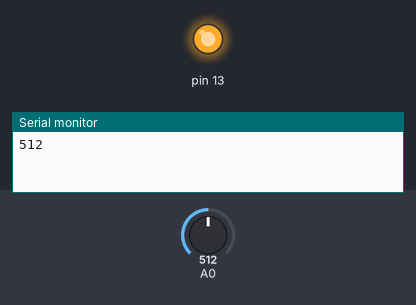
The sketch below on a simulated Arduino Uno, built with avr-gcc and run on an emulated ATmega328P. Parts: output pins drawn as LEDs (lit = HIGH), the last lines printed to the serial monitor. Dashed ring = blinking. Inputs (shaded band) come from the test bench; at power-on: A0 = 512.

Above: at 1.7 s.
1.8 s: A0 set to 900
At 2.4 s:
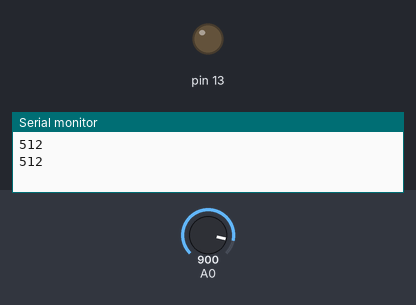
3.3 s: A0 set to 511
At 3.69 s:
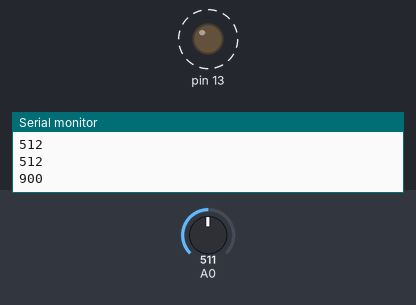
Timing chart, 0 to 12.8 s (numbered marks = the images above; inputs shaded):
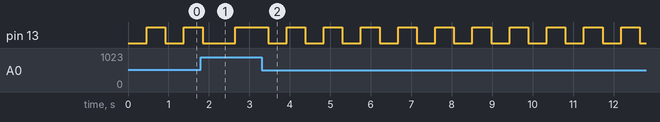

The sketch:

BlinkingLight.ino
```cpp
//https://wokwi.com/projects/345892676363616851

void setup() {
  // put your setup code here, to run once:
  pinMode(13, OUTPUT);
  pinMode(A0, INPUT);

  Serial.begin(9600);
}

void loop() {
  int meterStatus(analogRead(A0));
  if (meterStatus < 100) {
    meterStatus = 100;
  }

  digitalWrite(13, LOW);
  delay(meterStatus * .9);
  digitalWrite(13, HIGH);
  delay(meterStatus * .9);

  Serial.println(meterStatus);
}
```

Measured:
- after the input at 3.3 s, pin 13: alternates HIGH for 0.46 s and LOW for 0.46 s, starting after 0.62 s
